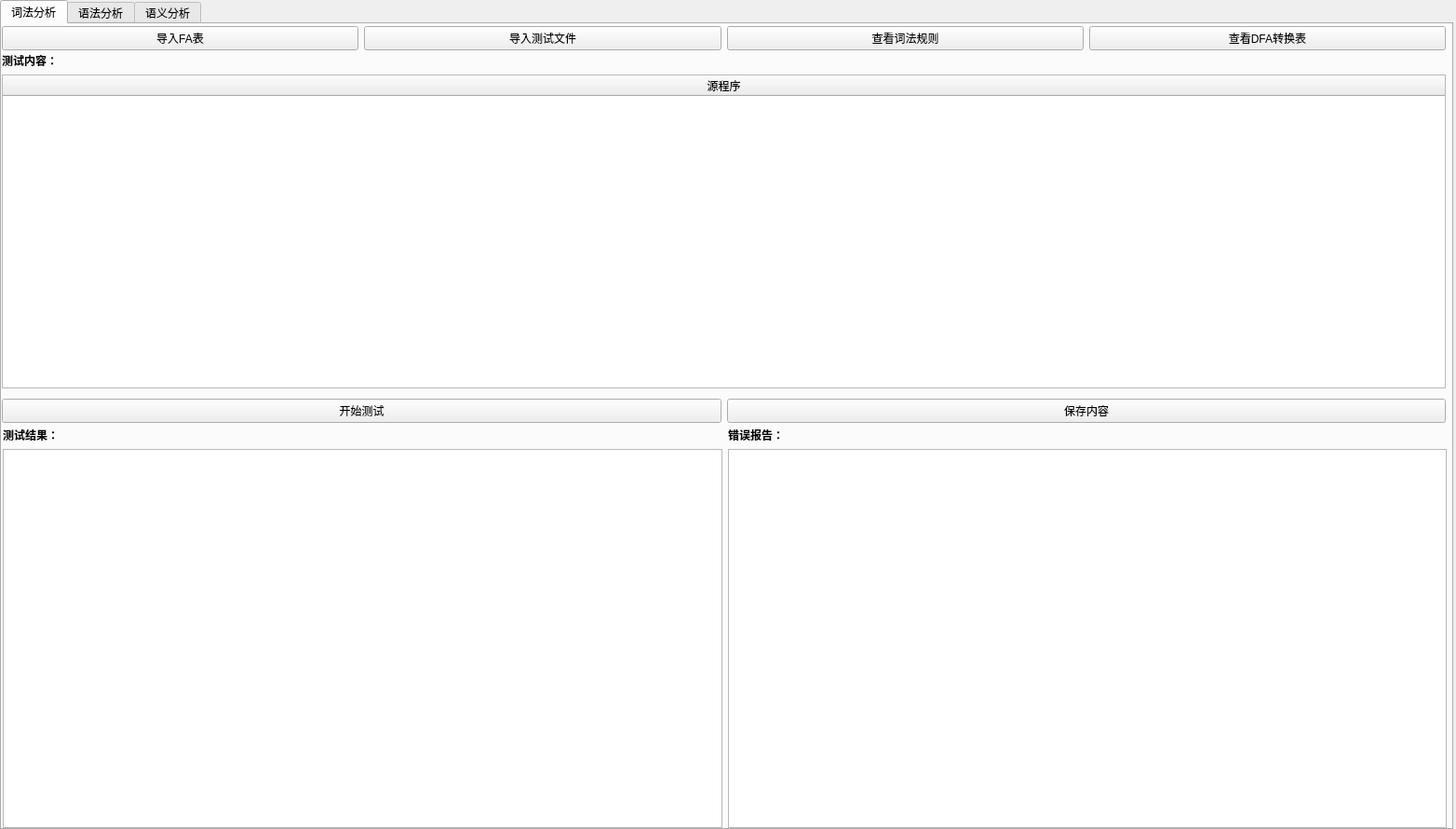
<?xml version="1.0" encoding="UTF-8"?>
<ui version="4.0">
 <class>Form</class>
 <widget class="QWidget" name="Form">
  <property name="geometry">
   <rect>
    <x>0</x>
    <y>0</y>
    <width>1564</width>
    <height>890</height>
   </rect>
  </property>
  <property name="windowTitle">
   <string>Form</string>
  </property>
  <widget class="QTabWidget" name="lexicalanalys">
   <property name="geometry">
    <rect>
     <x>0</x>
     <y>0</y>
     <width>1561</width>
     <height>891</height>
    </rect>
   </property>
   <property name="font">
    <font>
     <italic>false</italic>
    </font>
   </property>
   <property name="mouseTracking">
    <bool>true</bool>
   </property>
   <property name="currentIndex">
    <number>0</number>
   </property>
   <widget class="QWidget" name="tab">
    <property name="font">
     <font>
      <weight>50</weight>
      <italic>false</italic>
      <bold>false</bold>
     </font>
    </property>
    <attribute name="title">
     <string>词法分析</string>
    </attribute>
    <widget class="QWidget" name="layoutWidget">
     <property name="geometry">
      <rect>
       <x>0</x>
       <y>0</y>
       <width>1551</width>
       <height>30</height>
      </rect>
     </property>
     <layout class="QHBoxLayout" name="horizontalLayout">
      <item>
       <widget class="QPushButton" name="importFAtablepushButton">
        <property name="text">
         <string>导入FA表</string>
        </property>
       </widget>
      </item>
      <item>
       <widget class="QPushButton" name="importtestfilepushButton">
        <property name="text">
         <string>导入测试文件</string>
        </property>
       </widget>
      </item>
      <item>
       <widget class="QPushButton" name="showlexicalrulespushButton">
        <property name="text">
         <string>查看词法规则</string>
        </property>
       </widget>
      </item>
      <item>
       <widget class="QPushButton" name="showDFAtablepushButton">
        <property name="text">
         <string>查看DFA转换表</string>
        </property>
       </widget>
      </item>
     </layout>
    </widget>
    <widget class="QWidget" name="layoutWidget">
     <property name="geometry">
      <rect>
       <x>0</x>
       <y>30</y>
       <width>1551</width>
       <height>361</height>
      </rect>
     </property>
     <layout class="QVBoxLayout" name="verticalLayout">
      <item>
       <widget class="QLabel" name="label">
        <property name="text">
         <string>&lt;html&gt;&lt;head/&gt;&lt;body&gt;&lt;p&gt;&lt;span style=&quot; font-weight:600;&quot;&gt;测试内容：&lt;/span&gt;&lt;/p&gt;&lt;/body&gt;&lt;/html&gt;</string>
        </property>
       </widget>
      </item>
      <item>
       <widget class="QTableWidget" name="tableWidget">
        <property name="rowCount">
         <number>0</number>
        </property>
        <property name="columnCount">
         <number>1</number>
        </property>
        <attribute name="horizontalHeaderCascadingSectionResizes">
         <bool>false</bool>
        </attribute>
        <attribute name="horizontalHeaderStretchLastSection">
         <bool>true</bool>
        </attribute>
        <column>
         <property name="text">
          <string>源程序</string>
         </property>
        </column>
       </widget>
      </item>
     </layout>
    </widget>
    <widget class="QWidget" name="layoutWidget">
     <property name="geometry">
      <rect>
       <x>0</x>
       <y>400</y>
       <width>1551</width>
       <height>30</height>
      </rect>
     </property>
     <layout class="QHBoxLayout" name="horizontalLayout_2">
      <item>
       <widget class="QPushButton" name="begintestpushButton">
        <property name="text">
         <string>开始测试</string>
        </property>
       </widget>
      </item>
      <item>
       <widget class="QPushButton" name="savecontentpushButton">
        <property name="text">
         <string>保存内容</string>
        </property>
       </widget>
      </item>
     </layout>
    </widget>
    <widget class="QWidget" name="layoutWidget">
     <property name="geometry">
      <rect>
       <x>1</x>
       <y>432</y>
       <width>1551</width>
       <height>431</height>
      </rect>
     </property>
     <layout class="QVBoxLayout" name="verticalLayout_2">
      <item>
       <layout class="QHBoxLayout" name="horizontalLayout_4">
        <item>
         <widget class="QLabel" name="label_2">
          <property name="text">
           <string>&lt;html&gt;&lt;head/&gt;&lt;body&gt;&lt;p&gt;&lt;span style=&quot; font-weight:600;&quot;&gt;测试结果：&lt;/span&gt;&lt;/p&gt;&lt;/body&gt;&lt;/html&gt;</string>
          </property>
         </widget>
        </item>
        <item>
         <widget class="QLabel" name="label_3">
          <property name="text">
           <string>&lt;html&gt;&lt;head/&gt;&lt;body&gt;&lt;p&gt;&lt;span style=&quot; font-weight:600;&quot;&gt;错误报告：&lt;/span&gt;&lt;/p&gt;&lt;/body&gt;&lt;/html&gt;</string>
          </property>
         </widget>
        </item>
       </layout>
      </item>
      <item>
       <layout class="QHBoxLayout" name="horizontalLayout_3">
        <item>
         <widget class="QTextBrowser" name="textBrowser"/>
        </item>
        <item>
         <widget class="QTextBrowser" name="textBrowser_2"/>
        </item>
       </layout>
      </item>
     </layout>
    </widget>
   </widget>
   <widget class="QWidget" name="tab_2">
    <attribute name="title">
     <string>语法分析</string>
    </attribute>
   </widget>
   <widget class="QWidget" name="tab_3">
    <attribute name="title">
     <string>语义分析</string>
    </attribute>
   </widget>
  </widget>
 </widget>
 <resources/>
 <connections/>
</ui>
